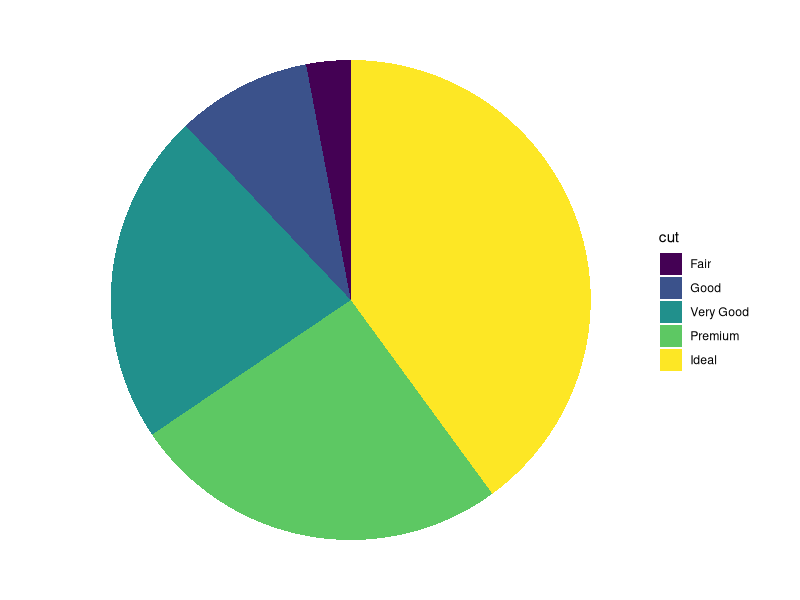

Write R code to recreate this figure. (Note: this script raises an error after producing the figure.)
## ---- chunk 1
knitr::opts_chunk$set(echo = TRUE)
options(tidyverse.quiet = TRUE)
## ---- chunk 2
library(tidyverse)
diamonds %>%
ggplot() + 
  aes(y = 0, fill = cut) + 
  stat_count(position = "fill", geom = "col") + # or geom_bar
  coord_polar() + 
  theme_void() 
## ---- chunk 3
compute_panel_pie <- function(data, scales){
  
  # defaulting aesthetics, instead of requiring
  if(!("y" %in% names(data))){data$y <- .5}
  if(!("group" %in% names(data))){data$group <- 1}

  # maybe change 'amount' to 'weight'?
  
  # piggybacking from StatPie
  ggplot2::StatCount$compute_panel(data, scales = scales)
  
}

ggplot2::na.rm
??na.rm


compute_layer_pie <- function(data, params = list(na.rm = T), layout){
  
  # defaulting aesthetics, instead of requiring
  if(!("y" %in% names(data))){data$y <- .5}
  if(!("group" %in% names(data))){data$group <- 1}

  # maybe change 'amount' to 'weight'?
  
  # cloning from StatCount
    required_aes <- "y"
    data <- remove_missing(data, params$na.rm, c(required_aes, 
        StatCount$non_missing_aes), snake_class(StatCount), finite = TRUE)
    params <- params[intersect(names(params), StatCount$parameters())]
    args <- c(list(data = quote(data), scales = quote(scales)), 
        params)
    ggplot2:::dapply(data, "PANEL", function(data) {
        scales <- layout$get_scales(data$PANEL[1])
        try_fetch(inject(StatCount$compute_panel(data = data, scales = scales, 
            !!!params)), error = function(cnd) {
            cli::cli_warn("Computation failed in {.fn {snake_class(StatCount)}}", 
                parent = cnd)
            data_frame0()
        })
    })
    
}


## ---- chunk 4
diamonds %>% 
  mutate(weight = 1) %>% 
  StatCount$compute_group() %>% 
  compute_panel_pie()  %>% 
  compute_layer_pie()
  


## ---- chunk 5
StatPie <- ggplot2::ggproto(
  `_class` = 'StatPie', 
  `_inherit` = ggplot2::Stat,
  aesthetics = StatCount$aesthetics,
  compute_group = StatCount$compute_group, 
  compute_panel = compute_panel_pie,
  compute_layer = compute_layer_pie,
  default_aes = ggplot2::aes(y = NULL, x = after_stat(pie)),
  # default_aes = StatCount$default_aes,
  dropped_aes =StatCount$dropped_aes,
  extra_params = StatCount$extra_params,
  finish_layer = StatCount$finish_layer,
  non_missing_aes = StatCount$non_missing_aes,
   optional_aes = StatCount$optional_aes,
    parameters = StatCount$parameters,
    # required_aes = StatCount$re
    retransform = StatCount$retransform,
    setup_data =StatCount$setup_data
    # setup_params =StatCount$setup_params
    # super = StatCount$sup
)

StatPie2 <- StatCount

GeomPie <- GeomBar

# GeomPie$required_aes <- ""

## ---- chunk 6
geom_pie <- function (mapping = NULL, data = NULL, stat = StatPie, position = "stack", 
    ..., just = 0.5, width = NULL, na.rm = FALSE, orientation = NA, 
    show.legend = NA, inherit.aes = TRUE) 
{
    layer(data = data, mapping = mapping, stat = stat, geom = GeomPie, 
        position = position, show.legend = show.legend, inherit.aes = inherit.aes, 
        params = rlang::list2(just = just, width = width, na.rm = na.rm, 
            orientation = orientation, ...))
}

## ---- chunk 7
ggplot(diamonds) + 
  aes(fill = cut) + 
  geom_pie()
